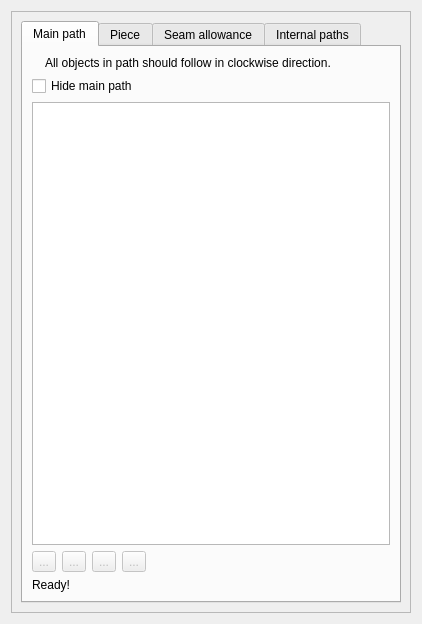
<?xml version="1.0" encoding="UTF-8"?>
<ui version="4.0">
 <class>TabPaths</class>
 <widget class="QWidget" name="TabPaths">
  <property name="geometry">
   <rect>
    <x>0</x>
    <y>0</y>
    <width>422</width>
    <height>624</height>
   </rect>
  </property>
  <property name="windowTitle">
   <string notr="true">Form</string>
  </property>
  <property name="windowIcon">
   <iconset resource="../../../../../vmisc/share/resources/icon.qrc">
    <normaloff>:/icon/64x64/icon64x64.png</normaloff>:/icon/64x64/icon64x64.png</iconset>
  </property>
  <layout class="QVBoxLayout" name="verticalLayout_8">
   <item>
    <widget class="QScrollArea" name="scrollArea">
     <property name="widgetResizable">
      <bool>true</bool>
     </property>
     <widget class="QWidget" name="scrollAreaWidgetContents">
      <property name="geometry">
       <rect>
        <x>0</x>
        <y>0</y>
        <width>394</width>
        <height>612</height>
       </rect>
      </property>
      <layout class="QVBoxLayout" name="verticalLayout">
       <item>
        <widget class="QTabWidget" name="tabWidget">
         <property name="currentIndex">
          <number>0</number>
         </property>
         <widget class="QWidget" name="tabMainPath">
          <attribute name="title">
           <string>Main path</string>
          </attribute>
          <layout class="QVBoxLayout" name="verticalLayout_2">
           <item>
            <layout class="QHBoxLayout" name="horizontalLayout_8">
             <item>
              <widget class="QLabel" name="label_3">
               <property name="sizePolicy">
                <sizepolicy hsizetype="Fixed" vsizetype="Preferred">
                 <horstretch>0</horstretch>
                 <verstretch>0</verstretch>
                </sizepolicy>
               </property>
               <property name="text">
                <string/>
               </property>
               <property name="pixmap">
                <pixmap resource="../../../../../vmisc/share/resources/icon.qrc">:/icon/32x32/clockwise.png</pixmap>
               </property>
              </widget>
             </item>
             <item>
              <widget class="QLabel" name="label_4">
               <property name="text">
                <string>All objects in path should follow in clockwise direction.</string>
               </property>
               <property name="wordWrap">
                <bool>true</bool>
               </property>
              </widget>
             </item>
            </layout>
           </item>
           <item>
            <widget class="QCheckBox" name="checkBoxHideMainPath">
             <property name="toolTip">
              <string>Hide the main path if the seam allowance is enabled</string>
             </property>
             <property name="text">
              <string>Hide main path</string>
             </property>
            </widget>
           </item>
           <item>
            <widget class="QListWidget" name="listWidgetMainPath">
             <property name="dragDropMode">
              <enum>QAbstractItemView::InternalMove</enum>
             </property>
            </widget>
           </item>
           <item>
            <layout class="QHBoxLayout" name="horizontalLayout_3">
             <item alignment="Qt::AlignLeft">
              <widget class="QToolButton" name="toolButtonTop">
               <property name="enabled">
                <bool>false</bool>
               </property>
               <property name="toolTip">
                <string>Move on top</string>
               </property>
               <property name="text">
                <string notr="true">...</string>
               </property>
               <property name="icon">
                <iconset theme="go-top">
                 <normaloff>../../../../../../app/tape</normaloff>../../../../../../app/tape</iconset>
               </property>
              </widget>
             </item>
             <item alignment="Qt::AlignLeft">
              <widget class="QToolButton" name="toolButtonUp">
               <property name="enabled">
                <bool>false</bool>
               </property>
               <property name="toolTip">
                <string>Move up</string>
               </property>
               <property name="text">
                <string notr="true">...</string>
               </property>
               <property name="icon">
                <iconset theme="go-up">
                 <normaloff>../../../../../../app/tape</normaloff>../../../../../../app/tape</iconset>
               </property>
              </widget>
             </item>
             <item alignment="Qt::AlignLeft">
              <widget class="QToolButton" name="toolButtonDown">
               <property name="enabled">
                <bool>false</bool>
               </property>
               <property name="toolTip">
                <string>Move down</string>
               </property>
               <property name="text">
                <string notr="true">...</string>
               </property>
               <property name="icon">
                <iconset theme="go-down">
                 <normaloff>../../../../../../app/tape</normaloff>../../../../../../app/tape</iconset>
               </property>
              </widget>
             </item>
             <item alignment="Qt::AlignLeft">
              <widget class="QToolButton" name="toolButtonBottom">
               <property name="enabled">
                <bool>false</bool>
               </property>
               <property name="toolTip">
                <string>Move on bottom</string>
               </property>
               <property name="text">
                <string notr="true">...</string>
               </property>
               <property name="icon">
                <iconset theme="go-bottom">
                 <normaloff>../../../../../../app/tape</normaloff>../../../../../../app/tape</iconset>
               </property>
              </widget>
             </item>
             <item>
              <spacer name="horizontalSpacer_2">
               <property name="orientation">
                <enum>Qt::Horizontal</enum>
               </property>
               <property name="sizeHint" stdset="0">
                <size>
                 <width>5000</width>
                 <height>20</height>
                </size>
               </property>
              </spacer>
             </item>
            </layout>
           </item>
           <item>
            <widget class="QLabel" name="helpLabel">
             <property name="text">
              <string>Ready!</string>
             </property>
             <property name="textFormat">
              <enum>Qt::RichText</enum>
             </property>
             <property name="scaledContents">
              <bool>false</bool>
             </property>
            </widget>
           </item>
          </layout>
         </widget>
         <widget class="QWidget" name="tabPiece">
          <attribute name="title">
           <string>Piece</string>
          </attribute>
          <layout class="QVBoxLayout" name="verticalLayout_9">
           <item>
            <layout class="QGridLayout" name="gridLayout">
             <item row="0" column="1">
              <widget class="VLineEdit" name="lineEditName">
               <property name="text">
                <string>Detail</string>
               </property>
               <property name="placeholderText">
                <string>Name can't be empty</string>
               </property>
              </widget>
             </item>
             <item row="1" column="0">
              <widget class="QLabel" name="label">
               <property name="text">
                <string>Priority:</string>
               </property>
              </widget>
             </item>
             <item row="0" column="0">
              <widget class="QLabel" name="labelEditName">
               <property name="text">
                <string>Name of detail:</string>
               </property>
              </widget>
             </item>
             <item row="1" column="1">
              <widget class="QSpinBox" name="spinBoxPriority">
               <property name="toolTip">
                <string>Controls priority in layout. 0 - no priority.</string>
               </property>
              </widget>
             </item>
             <item row="2" column="1">
              <widget class="QLineEdit" name="lineEditUUID">
               <property name="toolTip">
                <string>Universally Unique IDentifier of piece. Used to identifier piece while updating manual layout. Left empty to generate new value.</string>
               </property>
               <property name="placeholderText">
                <string>{xxxxxxxx-xxxx-xxxx-xxxx-xxxxxxxxxxxx}</string>
               </property>
               <property name="clearButtonEnabled">
                <bool>true</bool>
               </property>
              </widget>
             </item>
             <item row="2" column="0">
              <widget class="QLabel" name="labelEditUUID">
               <property name="text">
                <string notr="true">UUID:</string>
               </property>
              </widget>
             </item>
             <item row="3" column="0">
              <widget class="QLabel" name="label_5">
               <property name="text">
                <string>Gradation label:</string>
               </property>
              </widget>
             </item>
             <item row="3" column="1">
              <layout class="QHBoxLayout" name="horizontalLayout">
               <item>
                <widget class="QLineEdit" name="lineEditGradationLabel">
                 <property name="placeholderText">
                  <string>%size%_%height%</string>
                 </property>
                 <property name="clearButtonEnabled">
                  <bool>true</bool>
                 </property>
                </widget>
               </item>
               <item>
                <widget class="QPushButton" name="pushButtonGradationPlaceholder">
                 <property name="text">
                  <string>Insert…</string>
                 </property>
                </widget>
               </item>
              </layout>
             </item>
            </layout>
           </item>
           <item>
            <widget class="QCheckBox" name="checkBoxForbidFlipping">
             <property name="toolTip">
              <string>Forbid piece be mirrored in a layout.</string>
             </property>
             <property name="text">
              <string>Forbid flipping</string>
             </property>
            </widget>
           </item>
           <item>
            <widget class="QCheckBox" name="checkBoxForceFlipping">
             <property name="toolTip">
              <string>Force piece to be always flipped in a layout.</string>
             </property>
             <property name="text">
              <string>Force flipping</string>
             </property>
            </widget>
           </item>
           <item>
            <spacer name="verticalSpacer">
             <property name="orientation">
              <enum>Qt::Vertical</enum>
             </property>
             <property name="sizeHint" stdset="0">
              <size>
               <width>20</width>
               <height>40</height>
              </size>
             </property>
            </spacer>
           </item>
          </layout>
         </widget>
         <widget class="QWidget" name="tabSeamAllowance">
          <attribute name="title">
           <string>Seam allowance</string>
          </attribute>
          <layout class="QVBoxLayout" name="verticalLayout_6">
           <item>
            <widget class="QCheckBox" name="checkBoxSeams">
             <property name="text">
              <string>Seam allowance</string>
             </property>
             <property name="checked">
              <bool>false</bool>
             </property>
            </widget>
           </item>
           <item>
            <widget class="QCheckBox" name="checkBoxBuiltIn">
             <property name="enabled">
              <bool>false</bool>
             </property>
             <property name="toolTip">
              <string>The seam allowance is part of main path</string>
             </property>
             <property name="text">
              <string>Built in</string>
             </property>
            </widget>
           </item>
           <item>
            <widget class="QGroupBox" name="groupBoxAutomatic">
             <property name="enabled">
              <bool>false</bool>
             </property>
             <property name="title">
              <string comment="seam allowance">Automatic</string>
             </property>
             <property name="flat">
              <bool>false</bool>
             </property>
             <property name="checkable">
              <bool>false</bool>
             </property>
             <layout class="QVBoxLayout" name="verticalLayout_5">
              <property name="bottomMargin">
               <number>0</number>
              </property>
              <item>
               <layout class="QHBoxLayout" name="horizontalLayout_2">
                <item alignment="Qt::AlignLeft">
                 <widget class="QLabel" name="labelEditWidth">
                  <property name="sizePolicy">
                   <sizepolicy hsizetype="Fixed" vsizetype="Preferred">
                    <horstretch>0</horstretch>
                    <verstretch>0</verstretch>
                   </sizepolicy>
                  </property>
                  <property name="palette">
                   <palette>
                    <active>
                     <colorrole role="WindowText">
                      <brush brushstyle="SolidPattern">
                       <color alpha="255">
                        <red>255</red>
                        <green>0</green>
                        <blue>0</blue>
                       </color>
                      </brush>
                     </colorrole>
                    </active>
                    <inactive>
                     <colorrole role="WindowText">
                      <brush brushstyle="SolidPattern">
                       <color alpha="255">
                        <red>255</red>
                        <green>0</green>
                        <blue>0</blue>
                       </color>
                      </brush>
                     </colorrole>
                    </inactive>
                    <disabled>
                     <colorrole role="WindowText">
                      <brush brushstyle="SolidPattern">
                       <color alpha="255">
                        <red>159</red>
                        <green>158</green>
                        <blue>158</blue>
                       </color>
                      </brush>
                     </colorrole>
                    </disabled>
                   </palette>
                  </property>
                  <property name="text">
                   <string>Width:</string>
                  </property>
                 </widget>
                </item>
                <item>
                 <spacer name="horizontalSpacer">
                  <property name="orientation">
                   <enum>Qt::Horizontal</enum>
                  </property>
                  <property name="sizeHint" stdset="0">
                   <size>
                    <width>40</width>
                    <height>20</height>
                   </size>
                  </property>
                 </spacer>
                </item>
                <item alignment="Qt::AlignRight">
                 <widget class="QToolButton" name="toolButtonExprWidth">
                  <property name="toolTip">
                   <string>Formula wizard</string>
                  </property>
                  <property name="text">
                   <string notr="true">...</string>
                  </property>
                  <property name="icon">
                   <iconset resource="../../../../../vmisc/share/resources/icon.qrc">
                    <normaloff>:/icon/24x24/fx.png</normaloff>:/icon/24x24/fx.png</iconset>
                  </property>
                  <property name="iconSize">
                   <size>
                    <width>24</width>
                    <height>24</height>
                   </size>
                  </property>
                 </widget>
                </item>
                <item alignment="Qt::AlignRight">
                 <widget class="QLabel" name="label_2">
                  <property name="text">
                   <string/>
                  </property>
                  <property name="pixmap">
                   <pixmap resource="../../../../../vmisc/share/resources/icon.qrc">:/icon/24x24/equal.png</pixmap>
                  </property>
                 </widget>
                </item>
                <item alignment="Qt::AlignRight">
                 <widget class="QLabel" name="labelResultWidth">
                  <property name="sizePolicy">
                   <sizepolicy hsizetype="Fixed" vsizetype="Preferred">
                    <horstretch>0</horstretch>
                    <verstretch>0</verstretch>
                   </sizepolicy>
                  </property>
                  <property name="minimumSize">
                   <size>
                    <width>87</width>
                    <height>0</height>
                   </size>
                  </property>
                  <property name="toolTip">
                   <string>Value</string>
                  </property>
                  <property name="text">
                   <string notr="true">_</string>
                  </property>
                 </widget>
                </item>
               </layout>
              </item>
              <item>
               <layout class="QHBoxLayout" name="horizontalLayout_6">
                <item>
                 <widget class="VPlainTextEdit" name="plainTextEditFormulaWidth">
                  <property name="sizePolicy">
                   <sizepolicy hsizetype="Expanding" vsizetype="Preferred">
                    <horstretch>0</horstretch>
                    <verstretch>0</verstretch>
                   </sizepolicy>
                  </property>
                  <property name="maximumSize">
                   <size>
                    <width>16777215</width>
                    <height>28</height>
                   </size>
                  </property>
                  <property name="toolTip">
                   <string>Calculation</string>
                  </property>
                  <property name="tabChangesFocus">
                   <bool>true</bool>
                  </property>
                 </widget>
                </item>
                <item>
                 <widget class="QPushButton" name="pushButtonGrowWidth">
                  <property name="maximumSize">
                   <size>
                    <width>18</width>
                    <height>18</height>
                   </size>
                  </property>
                  <property name="sizeIncrement">
                   <size>
                    <width>0</width>
                    <height>0</height>
                   </size>
                  </property>
                  <property name="toolTip">
                   <string>&lt;html&gt;&lt;head/&gt;&lt;body&gt;&lt;p&gt;Show full calculation in message box&lt;/p&gt;&lt;/body&gt;&lt;/html&gt;</string>
                  </property>
                  <property name="text">
                   <string notr="true"/>
                  </property>
                  <property name="icon">
                   <iconset theme="go-down">
                    <normaloff>../</normaloff>../</iconset>
                  </property>
                  <property name="iconSize">
                   <size>
                    <width>16</width>
                    <height>16</height>
                   </size>
                  </property>
                  <property name="flat">
                   <bool>true</bool>
                  </property>
                 </widget>
                </item>
               </layout>
              </item>
              <item>
               <widget class="QGroupBox" name="groupBox">
                <property name="title">
                 <string>Nodes</string>
                </property>
                <layout class="QVBoxLayout" name="verticalLayout_3">
                 <property name="bottomMargin">
                  <number>0</number>
                 </property>
                 <item>
                  <layout class="QHBoxLayout" name="horizontalLayout_10">
                   <item>
                    <widget class="QLabel" name="labelNode">
                     <property name="sizePolicy">
                      <sizepolicy hsizetype="Preferred" vsizetype="Preferred">
                       <horstretch>0</horstretch>
                       <verstretch>0</verstretch>
                      </sizepolicy>
                     </property>
                     <property name="text">
                      <string>Node:</string>
                     </property>
                    </widget>
                   </item>
                   <item>
                    <widget class="QComboBox" name="comboBoxNodes">
                     <property name="sizePolicy">
                      <sizepolicy hsizetype="Preferred" vsizetype="Fixed">
                       <horstretch>0</horstretch>
                       <verstretch>0</verstretch>
                      </sizepolicy>
                     </property>
                    </widget>
                   </item>
                   <item>
                    <spacer name="horizontalSpacer_7">
                     <property name="orientation">
                      <enum>Qt::Horizontal</enum>
                     </property>
                     <property name="sizeHint" stdset="0">
                      <size>
                       <width>40</width>
                       <height>20</height>
                      </size>
                     </property>
                    </spacer>
                   </item>
                  </layout>
                 </item>
                 <item>
                  <layout class="QHBoxLayout" name="horizontalLayout_9">
                   <item alignment="Qt::AlignLeft">
                    <widget class="QLabel" name="labelEditBefore">
                     <property name="sizePolicy">
                      <sizepolicy hsizetype="Fixed" vsizetype="Preferred">
                       <horstretch>0</horstretch>
                       <verstretch>0</verstretch>
                      </sizepolicy>
                     </property>
                     <property name="palette">
                      <palette>
                       <active>
                        <colorrole role="WindowText">
                         <brush brushstyle="SolidPattern">
                          <color alpha="255">
                           <red>255</red>
                           <green>0</green>
                           <blue>0</blue>
                          </color>
                         </brush>
                        </colorrole>
                       </active>
                       <inactive>
                        <colorrole role="WindowText">
                         <brush brushstyle="SolidPattern">
                          <color alpha="255">
                           <red>255</red>
                           <green>0</green>
                           <blue>0</blue>
                          </color>
                         </brush>
                        </colorrole>
                       </inactive>
                       <disabled>
                        <colorrole role="WindowText">
                         <brush brushstyle="SolidPattern">
                          <color alpha="255">
                           <red>159</red>
                           <green>158</green>
                           <blue>158</blue>
                          </color>
                         </brush>
                        </colorrole>
                       </disabled>
                      </palette>
                     </property>
                     <property name="text">
                      <string>Before:</string>
                     </property>
                    </widget>
                   </item>
                   <item>
                    <spacer name="horizontalSpacer_3">
                     <property name="orientation">
                      <enum>Qt::Horizontal</enum>
                     </property>
                     <property name="sizeHint" stdset="0">
                      <size>
                       <width>40</width>
                       <height>20</height>
                      </size>
                     </property>
                    </spacer>
                   </item>
                   <item>
                    <widget class="QPushButton" name="pushButtonDefBefore">
                     <property name="toolTip">
                      <string>Return to default width</string>
                     </property>
                     <property name="text">
                      <string>Default</string>
                     </property>
                    </widget>
                   </item>
                   <item alignment="Qt::AlignRight">
                    <widget class="QToolButton" name="toolButtonExprBefore">
                     <property name="toolTip">
                      <string>Formula wizard</string>
                     </property>
                     <property name="text">
                      <string notr="true">...</string>
                     </property>
                     <property name="icon">
                      <iconset resource="../../../../../vmisc/share/resources/icon.qrc">
                       <normaloff>:/icon/24x24/fx.png</normaloff>:/icon/24x24/fx.png</iconset>
                     </property>
                     <property name="iconSize">
                      <size>
                       <width>24</width>
                       <height>24</height>
                      </size>
                     </property>
                    </widget>
                   </item>
                   <item alignment="Qt::AlignRight">
                    <widget class="QLabel" name="label_6">
                     <property name="text">
                      <string/>
                     </property>
                     <property name="pixmap">
                      <pixmap resource="../../../../../vmisc/share/resources/icon.qrc">:/icon/24x24/equal.png</pixmap>
                     </property>
                    </widget>
                   </item>
                   <item alignment="Qt::AlignRight">
                    <widget class="QLabel" name="labelResultBefore">
                     <property name="sizePolicy">
                      <sizepolicy hsizetype="Fixed" vsizetype="Preferred">
                       <horstretch>0</horstretch>
                       <verstretch>0</verstretch>
                      </sizepolicy>
                     </property>
                     <property name="minimumSize">
                      <size>
                       <width>87</width>
                       <height>0</height>
                      </size>
                     </property>
                     <property name="toolTip">
                      <string>Value</string>
                     </property>
                     <property name="text">
                      <string notr="true">_</string>
                     </property>
                    </widget>
                   </item>
                  </layout>
                 </item>
                 <item>
                  <layout class="QHBoxLayout" name="horizontalLayout_7">
                   <item>
                    <widget class="VPlainTextEdit" name="plainTextEditFormulaWidthBefore">
                     <property name="sizePolicy">
                      <sizepolicy hsizetype="Expanding" vsizetype="Preferred">
                       <horstretch>0</horstretch>
                       <verstretch>0</verstretch>
                      </sizepolicy>
                     </property>
                     <property name="maximumSize">
                      <size>
                       <width>16777215</width>
                       <height>28</height>
                      </size>
                     </property>
                     <property name="toolTip">
                      <string>Calculation</string>
                     </property>
                     <property name="tabChangesFocus">
                      <bool>true</bool>
                     </property>
                    </widget>
                   </item>
                   <item>
                    <widget class="QPushButton" name="pushButtonGrowWidthBefore">
                     <property name="maximumSize">
                      <size>
                       <width>18</width>
                       <height>18</height>
                      </size>
                     </property>
                     <property name="sizeIncrement">
                      <size>
                       <width>0</width>
                       <height>0</height>
                      </size>
                     </property>
                     <property name="toolTip">
                      <string>&lt;html&gt;&lt;head/&gt;&lt;body&gt;&lt;p&gt;Show full calculation in message box&lt;/p&gt;&lt;/body&gt;&lt;/html&gt;</string>
                     </property>
                     <property name="text">
                      <string notr="true"/>
                     </property>
                     <property name="icon">
                      <iconset theme="go-down">
                       <normaloff>../</normaloff>../</iconset>
                     </property>
                     <property name="iconSize">
                      <size>
                       <width>16</width>
                       <height>16</height>
                      </size>
                     </property>
                     <property name="flat">
                      <bool>true</bool>
                     </property>
                    </widget>
                   </item>
                  </layout>
                 </item>
                 <item>
                  <layout class="QHBoxLayout" name="horizontalLayout_16">
                   <item alignment="Qt::AlignLeft">
                    <widget class="QLabel" name="labelEditAfter">
                     <property name="sizePolicy">
                      <sizepolicy hsizetype="Fixed" vsizetype="Preferred">
                       <horstretch>0</horstretch>
                       <verstretch>0</verstretch>
                      </sizepolicy>
                     </property>
                     <property name="palette">
                      <palette>
                       <active>
                        <colorrole role="WindowText">
                         <brush brushstyle="SolidPattern">
                          <color alpha="255">
                           <red>255</red>
                           <green>0</green>
                           <blue>0</blue>
                          </color>
                         </brush>
                        </colorrole>
                       </active>
                       <inactive>
                        <colorrole role="WindowText">
                         <brush brushstyle="SolidPattern">
                          <color alpha="255">
                           <red>255</red>
                           <green>0</green>
                           <blue>0</blue>
                          </color>
                         </brush>
                        </colorrole>
                       </inactive>
                       <disabled>
                        <colorrole role="WindowText">
                         <brush brushstyle="SolidPattern">
                          <color alpha="255">
                           <red>159</red>
                           <green>158</green>
                           <blue>158</blue>
                          </color>
                         </brush>
                        </colorrole>
                       </disabled>
                      </palette>
                     </property>
                     <property name="text">
                      <string>After:</string>
                     </property>
                    </widget>
                   </item>
                   <item>
                    <spacer name="horizontalSpacer_6">
                     <property name="orientation">
                      <enum>Qt::Horizontal</enum>
                     </property>
                     <property name="sizeHint" stdset="0">
                      <size>
                       <width>40</width>
                       <height>20</height>
                      </size>
                     </property>
                    </spacer>
                   </item>
                   <item>
                    <widget class="QPushButton" name="pushButtonDefAfter">
                     <property name="toolTip">
                      <string>Return to default width</string>
                     </property>
                     <property name="text">
                      <string>Default</string>
                     </property>
                    </widget>
                   </item>
                   <item alignment="Qt::AlignRight">
                    <widget class="QToolButton" name="toolButtonExprAfter">
                     <property name="toolTip">
                      <string>Formula wizard</string>
                     </property>
                     <property name="text">
                      <string notr="true">...</string>
                     </property>
                     <property name="icon">
                      <iconset resource="../../../../../vmisc/share/resources/icon.qrc">
                       <normaloff>:/icon/24x24/fx.png</normaloff>:/icon/24x24/fx.png</iconset>
                     </property>
                     <property name="iconSize">
                      <size>
                       <width>24</width>
                       <height>24</height>
                      </size>
                     </property>
                    </widget>
                   </item>
                   <item alignment="Qt::AlignRight">
                    <widget class="QLabel" name="label_10">
                     <property name="text">
                      <string/>
                     </property>
                     <property name="pixmap">
                      <pixmap resource="../../../../../vmisc/share/resources/icon.qrc">:/icon/24x24/equal.png</pixmap>
                     </property>
                    </widget>
                   </item>
                   <item alignment="Qt::AlignRight">
                    <widget class="QLabel" name="labelResultAfter">
                     <property name="sizePolicy">
                      <sizepolicy hsizetype="Fixed" vsizetype="Preferred">
                       <horstretch>0</horstretch>
                       <verstretch>0</verstretch>
                      </sizepolicy>
                     </property>
                     <property name="minimumSize">
                      <size>
                       <width>87</width>
                       <height>0</height>
                      </size>
                     </property>
                     <property name="toolTip">
                      <string>Value</string>
                     </property>
                     <property name="text">
                      <string notr="true">_</string>
                     </property>
                    </widget>
                   </item>
                  </layout>
                 </item>
                 <item>
                  <layout class="QHBoxLayout" name="horizontalLayout_17">
                   <item>
                    <widget class="VPlainTextEdit" name="plainTextEditFormulaWidthAfter">
                     <property name="sizePolicy">
                      <sizepolicy hsizetype="Expanding" vsizetype="Preferred">
                       <horstretch>0</horstretch>
                       <verstretch>0</verstretch>
                      </sizepolicy>
                     </property>
                     <property name="maximumSize">
                      <size>
                       <width>16777215</width>
                       <height>28</height>
                      </size>
                     </property>
                     <property name="toolTip">
                      <string>Calculation</string>
                     </property>
                     <property name="tabChangesFocus">
                      <bool>true</bool>
                     </property>
                    </widget>
                   </item>
                   <item>
                    <widget class="QPushButton" name="pushButtonGrowWidthAfter">
                     <property name="maximumSize">
                      <size>
                       <width>18</width>
                       <height>18</height>
                      </size>
                     </property>
                     <property name="sizeIncrement">
                      <size>
                       <width>0</width>
                       <height>0</height>
                      </size>
                     </property>
                     <property name="toolTip">
                      <string>&lt;html&gt;&lt;head/&gt;&lt;body&gt;&lt;p&gt;Show full calculation in message box&lt;/p&gt;&lt;/body&gt;&lt;/html&gt;</string>
                     </property>
                     <property name="text">
                      <string notr="true"/>
                     </property>
                     <property name="icon">
                      <iconset theme="go-down">
                       <normaloff>../</normaloff>../</iconset>
                     </property>
                     <property name="iconSize">
                      <size>
                       <width>16</width>
                       <height>16</height>
                      </size>
                     </property>
                     <property name="flat">
                      <bool>true</bool>
                     </property>
                    </widget>
                   </item>
                  </layout>
                 </item>
                 <item>
                  <layout class="QHBoxLayout" name="horizontalLayout_15">
                   <item>
                    <widget class="QLabel" name="labelAngle">
                     <property name="text">
                      <string>Angle:</string>
                     </property>
                    </widget>
                   </item>
                   <item>
                    <widget class="QComboBox" name="comboBoxAngle">
                     <property name="sizePolicy">
                      <sizepolicy hsizetype="Preferred" vsizetype="Fixed">
                       <horstretch>0</horstretch>
                       <verstretch>0</verstretch>
                      </sizepolicy>
                     </property>
                    </widget>
                   </item>
                   <item>
                    <spacer name="horizontalSpacer_8">
                     <property name="orientation">
                      <enum>Qt::Horizontal</enum>
                     </property>
                     <property name="sizeHint" stdset="0">
                      <size>
                       <width>40</width>
                       <height>20</height>
                      </size>
                     </property>
                    </spacer>
                   </item>
                  </layout>
                 </item>
                </layout>
               </widget>
              </item>
             </layout>
            </widget>
           </item>
           <item>
            <widget class="QGroupBox" name="groupBoxCustom">
             <property name="enabled">
              <bool>false</bool>
             </property>
             <property name="title">
              <string comment="seam allowance">Custom</string>
             </property>
             <property name="flat">
              <bool>false</bool>
             </property>
             <layout class="QVBoxLayout" name="verticalLayout_4">
              <property name="spacing">
               <number>6</number>
              </property>
              <property name="topMargin">
               <number>9</number>
              </property>
              <property name="bottomMargin">
               <number>0</number>
              </property>
              <item>
               <widget class="QSplitter" name="splitter">
                <property name="orientation">
                 <enum>Qt::Horizontal</enum>
                </property>
                <property name="opaqueResize">
                 <bool>true</bool>
                </property>
                <widget class="QWidget" name="layoutWidget_2">
                 <layout class="QFormLayout" name="formLayout_2">
                  <property name="fieldGrowthPolicy">
                   <enum>QFormLayout::ExpandingFieldsGrow</enum>
                  </property>
                  <property name="horizontalSpacing">
                   <number>6</number>
                  </property>
                  <item row="0" column="0">
                   <widget class="QLabel" name="labelStartPoint">
                    <property name="text">
                     <string>Start point:</string>
                    </property>
                   </widget>
                  </item>
                  <item row="0" column="1">
                   <widget class="QComboBox" name="comboBoxStartPoint"/>
                  </item>
                  <item row="1" column="0">
                   <widget class="QLabel" name="labelEndPoint">
                    <property name="text">
                     <string>End point:</string>
                    </property>
                   </widget>
                  </item>
                  <item row="1" column="1">
                   <widget class="QComboBox" name="comboBoxEndPoint"/>
                  </item>
                  <item row="2" column="0">
                   <widget class="QLabel" name="labelIncludeType">
                    <property name="text">
                     <string>Include as:</string>
                    </property>
                   </widget>
                  </item>
                  <item row="2" column="1">
                   <widget class="QComboBox" name="comboBoxIncludeType">
                    <property name="sizePolicy">
                     <sizepolicy hsizetype="Expanding" vsizetype="Fixed">
                      <horstretch>0</horstretch>
                      <verstretch>0</verstretch>
                     </sizepolicy>
                    </property>
                   </widget>
                  </item>
                 </layout>
                </widget>
                <widget class="QListWidget" name="listWidgetCustomSA">
                 <property name="sizePolicy">
                  <sizepolicy hsizetype="Preferred" vsizetype="Expanding">
                   <horstretch>0</horstretch>
                   <verstretch>0</verstretch>
                  </sizepolicy>
                 </property>
                 <property name="sizeIncrement">
                  <size>
                   <width>0</width>
                   <height>0</height>
                  </size>
                 </property>
                 <property name="dragDropMode">
                  <enum>QAbstractItemView::InternalMove</enum>
                 </property>
                </widget>
               </widget>
              </item>
             </layout>
            </widget>
           </item>
          </layout>
         </widget>
         <widget class="QWidget" name="tabInternalPaths">
          <attribute name="title">
           <string>Internal paths</string>
          </attribute>
          <layout class="QVBoxLayout" name="verticalLayout_7">
           <item>
            <widget class="QListWidget" name="listWidgetInternalPaths"/>
           </item>
          </layout>
         </widget>
        </widget>
       </item>
      </layout>
     </widget>
    </widget>
   </item>
  </layout>
 </widget>
 <customwidgets>
  <customwidget>
   <class>VLineEdit</class>
   <extends>QLineEdit</extends>
   <header>vlineedit.h</header>
  </customwidget>
  <customwidget>
   <class>VPlainTextEdit</class>
   <extends>QPlainTextEdit</extends>
   <header>vplaintextedit.h</header>
  </customwidget>
 </customwidgets>
 <resources>
  <include location="../../../../../vmisc/share/resources/icon.qrc"/>
 </resources>
 <connections/>
</ui>
